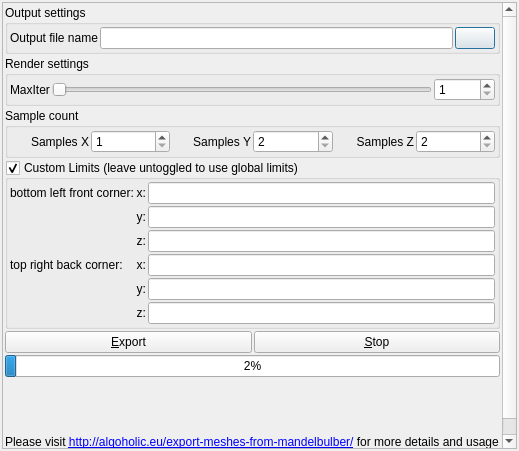
<?xml version="1.0" encoding="UTF-8"?>
<ui version="4.0">
 <class>cMeshExportDialog</class>
 <widget class="QDialog" name="cMeshExportDialog">
  <property name="geometry">
   <rect>
    <x>0</x>
    <y>0</y>
    <width>519</width>
    <height>451</height>
   </rect>
  </property>
  <property name="windowTitle">
   <string>Export Mesh</string>
  </property>
  <property name="windowIcon">
   <iconset resource="icons.qrc">
    <normaloff>:/system/icons/layer.png</normaloff>:/system/icons/layer.png</iconset>
  </property>
  <layout class="QVBoxLayout" name="verticalLayout">
   <property name="spacing">
    <number>2</number>
   </property>
   <property name="leftMargin">
    <number>2</number>
   </property>
   <property name="topMargin">
    <number>2</number>
   </property>
   <property name="rightMargin">
    <number>2</number>
   </property>
   <property name="bottomMargin">
    <number>2</number>
   </property>
   <item>
    <widget class="QScrollArea" name="scrollArea">
     <property name="widgetResizable">
      <bool>true</bool>
     </property>
     <widget class="QWidget" name="scrollAreaWidgetContents">
      <property name="geometry">
       <rect>
        <x>0</x>
        <y>0</y>
        <width>513</width>
        <height>445</height>
       </rect>
      </property>
      <layout class="QVBoxLayout" name="verticalLayout_2">
       <property name="spacing">
        <number>2</number>
       </property>
       <property name="leftMargin">
        <number>2</number>
       </property>
       <property name="topMargin">
        <number>2</number>
       </property>
       <property name="rightMargin">
        <number>2</number>
       </property>
       <property name="bottomMargin">
        <number>2</number>
       </property>
       <item>
        <widget class="QGroupBox" name="groupBox">
         <property name="title">
          <string>Output settings</string>
         </property>
         <layout class="QVBoxLayout" name="verticalLayout_3">
          <property name="spacing">
           <number>2</number>
          </property>
          <property name="leftMargin">
           <number>2</number>
          </property>
          <property name="topMargin">
           <number>2</number>
          </property>
          <property name="rightMargin">
           <number>2</number>
          </property>
          <property name="bottomMargin">
           <number>2</number>
          </property>
          <item>
           <layout class="QGridLayout" name="gridLayout">
            <property name="spacing">
             <number>2</number>
            </property>
            <item row="0" column="1">
             <widget class="MyLineEdit" name="text_mesh_output_filename"/>
            </item>
            <item row="0" column="2">
             <widget class="QPushButton" name="pushButton_select_image_path">
              <property name="text">
               <string/>
              </property>
              <property name="icon">
               <iconset theme="folder" resource="icons.qrc">
                <normaloff>:/system/icons/folder.svg</normaloff>:/system/icons/folder.svg</iconset>
              </property>
             </widget>
            </item>
            <item row="0" column="0">
             <widget class="QLabel" name="label">
              <property name="text">
               <string>Output file name</string>
              </property>
             </widget>
            </item>
           </layout>
          </item>
         </layout>
        </widget>
       </item>
       <item>
        <widget class="QGroupBox" name="groupBox_2">
         <property name="title">
          <string>Render settings</string>
         </property>
         <layout class="QVBoxLayout" name="verticalLayout_4">
          <property name="spacing">
           <number>2</number>
          </property>
          <property name="leftMargin">
           <number>2</number>
          </property>
          <property name="topMargin">
           <number>2</number>
          </property>
          <property name="rightMargin">
           <number>2</number>
          </property>
          <property name="bottomMargin">
           <number>2</number>
          </property>
          <item>
           <layout class="QGridLayout" name="gridLayout_2">
            <property name="spacing">
             <number>2</number>
            </property>
            <item row="0" column="0">
             <widget class="QLabel" name="label_5">
              <property name="text">
               <string>MaxIter</string>
              </property>
             </widget>
            </item>
            <item row="0" column="2">
             <widget class="MySpinBox" name="spinboxInt_voxel_max_iter">
              <property name="minimum">
               <number>1</number>
              </property>
              <property name="maximum">
               <number>10000</number>
              </property>
             </widget>
            </item>
            <item row="0" column="1">
             <widget class="QSlider" name="sliderInt_voxel_max_iter">
              <property name="minimum">
               <number>1</number>
              </property>
              <property name="maximum">
               <number>10000</number>
              </property>
              <property name="singleStep">
               <number>8</number>
              </property>
              <property name="pageStep">
               <number>64</number>
              </property>
              <property name="orientation">
               <enum>Qt::Horizontal</enum>
              </property>
             </widget>
            </item>
           </layout>
          </item>
         </layout>
        </widget>
       </item>
       <item>
        <widget class="QGroupBox" name="groupBox_3">
         <property name="title">
          <string>Sample count</string>
         </property>
         <layout class="QVBoxLayout" name="verticalLayout_5">
          <property name="spacing">
           <number>2</number>
          </property>
          <property name="leftMargin">
           <number>2</number>
          </property>
          <property name="topMargin">
           <number>2</number>
          </property>
          <property name="rightMargin">
           <number>2</number>
          </property>
          <property name="bottomMargin">
           <number>2</number>
          </property>
          <item>
           <layout class="QGridLayout" name="gridLayout_3">
            <property name="spacing">
             <number>2</number>
            </property>
            <item row="0" column="0">
             <widget class="QLabel" name="label_6">
              <property name="text">
               <string>Samples X</string>
              </property>
              <property name="alignment">
               <set>Qt::AlignRight|Qt::AlignTrailing|Qt::AlignVCenter</set>
              </property>
             </widget>
            </item>
            <item row="0" column="1">
             <widget class="MySpinBox" name="spinboxInt_voxel_samples_x">
              <property name="minimum">
               <number>1</number>
              </property>
              <property name="maximum">
               <number>65535</number>
              </property>
             </widget>
            </item>
            <item row="0" column="2">
             <widget class="QLabel" name="label_7">
              <property name="text">
               <string>Samples Y</string>
              </property>
              <property name="alignment">
               <set>Qt::AlignRight|Qt::AlignTrailing|Qt::AlignVCenter</set>
              </property>
             </widget>
            </item>
            <item row="0" column="3">
             <widget class="MySpinBox" name="spinboxInt_voxel_samples_y">
              <property name="minimum">
               <number>2</number>
              </property>
              <property name="maximum">
               <number>65535</number>
              </property>
             </widget>
            </item>
            <item row="0" column="4">
             <widget class="QLabel" name="label_8">
              <property name="text">
               <string>Samples Z</string>
              </property>
              <property name="alignment">
               <set>Qt::AlignRight|Qt::AlignTrailing|Qt::AlignVCenter</set>
              </property>
             </widget>
            </item>
            <item row="0" column="5">
             <widget class="MySpinBox" name="spinboxInt_voxel_samples_z">
              <property name="minimum">
               <number>2</number>
              </property>
              <property name="maximum">
               <number>65535</number>
              </property>
             </widget>
            </item>
           </layout>
          </item>
         </layout>
        </widget>
       </item>
       <item>
        <widget class="MyGroupBox" name="groupCheck_voxel_custom_limit_enabled">
         <property name="title">
          <string>Custom Limits (leave untoggled to use global limits)</string>
         </property>
         <property name="checkable">
          <bool>true</bool>
         </property>
         <layout class="QVBoxLayout" name="verticalLayout_45">
          <property name="spacing">
           <number>2</number>
          </property>
          <property name="leftMargin">
           <number>2</number>
          </property>
          <property name="topMargin">
           <number>2</number>
          </property>
          <property name="rightMargin">
           <number>2</number>
          </property>
          <property name="bottomMargin">
           <number>2</number>
          </property>
          <item>
           <layout class="QGridLayout" name="gridLayout_21">
            <property name="spacing">
             <number>2</number>
            </property>
            <item row="5" column="2">
             <widget class="MyLineEdit" name="vect3_voxel_limit_max_z">
              <property name="sizePolicy">
               <sizepolicy hsizetype="Expanding" vsizetype="Maximum">
                <horstretch>0</horstretch>
                <verstretch>0</verstretch>
               </sizepolicy>
              </property>
             </widget>
            </item>
            <item row="3" column="0">
             <widget class="QLabel" name="label_114">
              <property name="text">
               <string>top right back corner:</string>
              </property>
             </widget>
            </item>
            <item row="2" column="2">
             <widget class="MyLineEdit" name="vect3_voxel_limit_min_z">
              <property name="sizePolicy">
               <sizepolicy hsizetype="Expanding" vsizetype="Maximum">
                <horstretch>0</horstretch>
                <verstretch>0</verstretch>
               </sizepolicy>
              </property>
             </widget>
            </item>
            <item row="0" column="1">
             <widget class="QLabel" name="label_110">
              <property name="sizePolicy">
               <sizepolicy hsizetype="Preferred" vsizetype="Preferred">
                <horstretch>0</horstretch>
                <verstretch>0</verstretch>
               </sizepolicy>
              </property>
              <property name="text">
               <string>x:</string>
              </property>
              <property name="alignment">
               <set>Qt::AlignRight|Qt::AlignTrailing|Qt::AlignVCenter</set>
              </property>
             </widget>
            </item>
            <item row="3" column="2">
             <widget class="MyLineEdit" name="vect3_voxel_limit_max_x">
              <property name="sizePolicy">
               <sizepolicy hsizetype="Expanding" vsizetype="Maximum">
                <horstretch>0</horstretch>
                <verstretch>0</verstretch>
               </sizepolicy>
              </property>
             </widget>
            </item>
            <item row="4" column="2">
             <widget class="MyLineEdit" name="vect3_voxel_limit_max_y">
              <property name="sizePolicy">
               <sizepolicy hsizetype="Expanding" vsizetype="Maximum">
                <horstretch>0</horstretch>
                <verstretch>0</verstretch>
               </sizepolicy>
              </property>
             </widget>
            </item>
            <item row="0" column="2">
             <widget class="MyLineEdit" name="vect3_voxel_limit_min_x">
              <property name="sizePolicy">
               <sizepolicy hsizetype="Expanding" vsizetype="Maximum">
                <horstretch>0</horstretch>
                <verstretch>0</verstretch>
               </sizepolicy>
              </property>
             </widget>
            </item>
            <item row="1" column="1">
             <widget class="QLabel" name="label_111">
              <property name="sizePolicy">
               <sizepolicy hsizetype="Preferred" vsizetype="Preferred">
                <horstretch>0</horstretch>
                <verstretch>0</verstretch>
               </sizepolicy>
              </property>
              <property name="text">
               <string>y:</string>
              </property>
              <property name="alignment">
               <set>Qt::AlignRight|Qt::AlignTrailing|Qt::AlignVCenter</set>
              </property>
             </widget>
            </item>
            <item row="1" column="2">
             <widget class="MyLineEdit" name="vect3_voxel_limit_min_y">
              <property name="sizePolicy">
               <sizepolicy hsizetype="Expanding" vsizetype="Maximum">
                <horstretch>0</horstretch>
                <verstretch>0</verstretch>
               </sizepolicy>
              </property>
             </widget>
            </item>
            <item row="2" column="1">
             <widget class="QLabel" name="label_112">
              <property name="sizePolicy">
               <sizepolicy hsizetype="Preferred" vsizetype="Preferred">
                <horstretch>0</horstretch>
                <verstretch>0</verstretch>
               </sizepolicy>
              </property>
              <property name="text">
               <string>z:</string>
              </property>
              <property name="alignment">
               <set>Qt::AlignRight|Qt::AlignTrailing|Qt::AlignVCenter</set>
              </property>
             </widget>
            </item>
            <item row="0" column="0">
             <widget class="QLabel" name="label_109">
              <property name="text">
               <string>bottom left front corner:</string>
              </property>
             </widget>
            </item>
            <item row="3" column="1">
             <widget class="QLabel" name="label_117">
              <property name="sizePolicy">
               <sizepolicy hsizetype="Preferred" vsizetype="Preferred">
                <horstretch>0</horstretch>
                <verstretch>0</verstretch>
               </sizepolicy>
              </property>
              <property name="text">
               <string>x:</string>
              </property>
              <property name="alignment">
               <set>Qt::AlignRight|Qt::AlignTrailing|Qt::AlignVCenter</set>
              </property>
             </widget>
            </item>
            <item row="4" column="1">
             <widget class="QLabel" name="label_118">
              <property name="sizePolicy">
               <sizepolicy hsizetype="Preferred" vsizetype="Preferred">
                <horstretch>0</horstretch>
                <verstretch>0</verstretch>
               </sizepolicy>
              </property>
              <property name="text">
               <string>y:</string>
              </property>
              <property name="alignment">
               <set>Qt::AlignRight|Qt::AlignTrailing|Qt::AlignVCenter</set>
              </property>
             </widget>
            </item>
            <item row="5" column="1">
             <widget class="QLabel" name="label_119">
              <property name="sizePolicy">
               <sizepolicy hsizetype="Preferred" vsizetype="Preferred">
                <horstretch>0</horstretch>
                <verstretch>0</verstretch>
               </sizepolicy>
              </property>
              <property name="text">
               <string>z:</string>
              </property>
              <property name="alignment">
               <set>Qt::AlignRight|Qt::AlignTrailing|Qt::AlignVCenter</set>
              </property>
             </widget>
            </item>
           </layout>
          </item>
         </layout>
        </widget>
       </item>
       <item>
        <layout class="QHBoxLayout" name="horizontalLayout">
         <item>
          <widget class="QPushButton" name="pushButton_start_render_layers">
           <property name="toolTip">
            <string>&lt;html&gt;&lt;head/&gt;&lt;body&gt;&lt;p&gt;Start rendering of layers based on actual settings&lt;/p&gt;&lt;/body&gt;&lt;/html&gt;</string>
           </property>
           <property name="text">
            <string>&amp;Export</string>
           </property>
           <property name="icon">
            <iconset theme="applications-graphics" resource="icons.qrc">
             <normaloff>:/system/icons/applications-graphics.svg</normaloff>:/system/icons/applications-graphics.svg</iconset>
           </property>
          </widget>
         </item>
         <item>
          <widget class="QPushButton" name="pushButton_stop_render_layers">
           <property name="toolTip">
            <string>&lt;html&gt;&lt;head/&gt;&lt;body&gt;&lt;p&gt;Terminate rendering of layers&lt;/p&gt;&lt;/body&gt;&lt;/html&gt;</string>
           </property>
           <property name="text">
            <string>&amp;Stop</string>
           </property>
           <property name="icon">
            <iconset theme="process-stop" resource="icons.qrc">
             <normaloff>:/system/icons/process-stop.svg</normaloff>:/system/icons/process-stop.svg</iconset>
           </property>
          </widget>
         </item>
        </layout>
       </item>
       <item>
        <widget class="MyProgressBar" name="progressBar">
         <property name="maximum">
          <number>1000</number>
         </property>
         <property name="value">
          <number>24</number>
         </property>
        </widget>
       </item>
       <item>
        <widget class="QLabel" name="label_info">
         <property name="text">
          <string/>
         </property>
        </widget>
       </item>
       <item>
        <spacer name="verticalSpacer">
         <property name="orientation">
          <enum>Qt::Vertical</enum>
         </property>
         <property name="sizeHint" stdset="0">
          <size>
           <width>20</width>
           <height>40</height>
          </size>
         </property>
        </spacer>
       </item>
       <item>
        <widget class="QLabel" name="label_2">
         <property name="text">
          <string>Please visit &lt;a href=&quot;http://algoholic.eu/export-meshes-from-mandelbulber/&quot;&gt;http://algoholic.eu/export-meshes-from-mandelbulber/&lt;/a&gt; for more details and usage examples with Blender. Copyright (C) Stanislaw Adaszewski, 2016. Licensed under GPLv3.</string>
         </property>
         <property name="wordWrap">
          <bool>true</bool>
         </property>
        </widget>
       </item>
      </layout>
     </widget>
    </widget>
   </item>
  </layout>
 </widget>
 <customwidgets>
  <customwidget>
   <class>MyGroupBox</class>
   <extends>QGroupBox</extends>
   <header>my_group_box.h</header>
   <container>1</container>
  </customwidget>
  <customwidget>
   <class>MySpinBox</class>
   <extends>QSpinBox</extends>
   <header>my_spin_box.h</header>
  </customwidget>
  <customwidget>
   <class>MyLineEdit</class>
   <extends>QLineEdit</extends>
   <header>my_line_edit.h</header>
  </customwidget>
  <customwidget>
   <class>MyProgressBar</class>
   <extends>QProgressBar</extends>
   <header>my_progress_bar.h</header>
  </customwidget>
 </customwidgets>
 <tabstops>
  <tabstop>scrollArea</tabstop>
  <tabstop>text_mesh_output_filename</tabstop>
  <tabstop>pushButton_select_image_path</tabstop>
  <tabstop>sliderInt_voxel_max_iter</tabstop>
  <tabstop>spinboxInt_voxel_max_iter</tabstop>
  <tabstop>spinboxInt_voxel_samples_x</tabstop>
  <tabstop>spinboxInt_voxel_samples_y</tabstop>
  <tabstop>spinboxInt_voxel_samples_z</tabstop>
  <tabstop>vect3_voxel_limit_min_x</tabstop>
  <tabstop>vect3_voxel_limit_min_y</tabstop>
  <tabstop>vect3_voxel_limit_min_z</tabstop>
  <tabstop>vect3_voxel_limit_max_x</tabstop>
  <tabstop>vect3_voxel_limit_max_y</tabstop>
  <tabstop>vect3_voxel_limit_max_z</tabstop>
  <tabstop>pushButton_start_render_layers</tabstop>
  <tabstop>pushButton_stop_render_layers</tabstop>
 </tabstops>
 <resources>
  <include location="icons.qrc"/>
 </resources>
 <connections/>
</ui>
